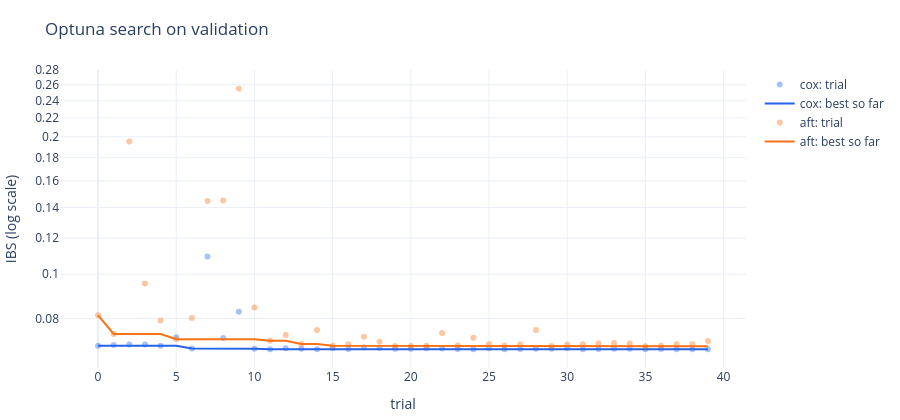

The cell this chart's notebook holds for it:
### Code cell
fig = go.Figure()
for name, part in tables["tuning_trials"].groupby("model", sort=False):
    marker = {"color": COLORS[name], "opacity": 0.4}
    points = go.Scatter(
        x=part["trial"], y=part["ibs"], mode="markers", name=f"{name}: trial", marker=marker
    )
    fig.add_trace(points)
    fig.add_trace(line(part["trial"], part["best_ibs"], f"{name}: best so far", COLORS[name]))
show(fig, "Optuna search on validation", "trial", "IBS (log scale)", yaxis_type="log")
